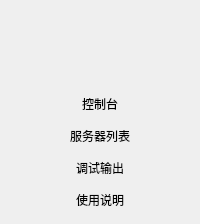
     <widget class="QFrame" name="verticalFrame_2">
      <property name="sizePolicy">
       <sizepolicy hsizetype="Fixed" vsizetype="Expanding">
        <horstretch>0</horstretch>
        <verstretch>0</verstretch>
       </sizepolicy>
      </property>
      <layout class="QVBoxLayout" name="verticalLayout">
       <item>
        <spacer name="verticalSpacer">
         <property name="orientation">
          <enum>Qt::Orientation::Vertical</enum>
         </property>
         <property name="sizeType">
          <enum>QSizePolicy::Policy::Expanding</enum>
         </property>
         <property name="sizeHint" stdset="0">
          <size>
           <width>20</width>
           <height>80</height>
          </size>
         </property>
        </spacer>
       </item>
       <item>
        <widget class="QPushButton" name="pushButton_to_tab1">
         <property name="sizePolicy">
          <sizepolicy hsizetype="Expanding" vsizetype="MinimumExpanding">
           <horstretch>0</horstretch>
           <verstretch>0</verstretch>
          </sizepolicy>
         </property>
         <property name="text">
          <string>控制台</string>
         </property>
         <property name="flat">
          <bool>true</bool>
         </property>
        </widget>
       </item>
       <item>
        <widget class="QPushButton" name="pushButton_to_tab2">
         <property name="sizePolicy">
          <sizepolicy hsizetype="Expanding" vsizetype="MinimumExpanding">
           <horstretch>0</horstretch>
           <verstretch>0</verstretch>
          </sizepolicy>
         </property>
         <property name="text">
          <string>服务器列表</string>
         </property>
         <property name="flat">
          <bool>true</bool>
         </property>
        </widget>
       </item>
       <item>
        <widget class="QPushButton" name="pushButton_to_tab3">
         <property name="sizePolicy">
          <sizepolicy hsizetype="Expanding" vsizetype="MinimumExpanding">
           <horstretch>0</horstretch>
           <verstretch>0</verstretch>
          </sizepolicy>
         </property>
         <property name="text">
          <string>调试输出</string>
         </property>
         <property name="flat">
          <bool>true</bool>
         </property>
        </widget>
       </item>
       <item>
        <widget class="QPushButton" name="pushButton_to_tab4">
         <property name="sizePolicy">
          <sizepolicy hsizetype="Expanding" vsizetype="MinimumExpanding">
           <horstretch>0</horstretch>
           <verstretch>0</verstretch>
          </sizepolicy>
         </property>
         <property name="text">
          <string>使用说明</string>
         </property>
         <property name="autoDefault">
          <bool>false</bool>
         </property>
         <property name="default">
          <bool>false</bool>
         </property>
         <property name="flat">
          <bool>true</bool>
         </property>
        </widget>
       </item>
      </layout>
     </widget>
